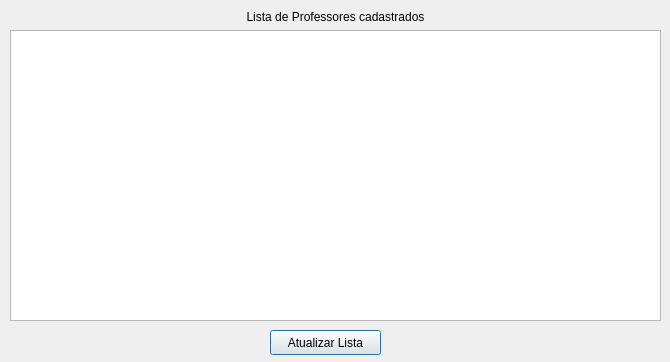
<?xml version="1.0" encoding="UTF-8"?>
<ui version="4.0">
 <class>formlistaprofessores</class>
 <widget class="QDialog" name="formlistaprofessores">
  <property name="geometry">
   <rect>
    <x>0</x>
    <y>0</y>
    <width>670</width>
    <height>362</height>
   </rect>
  </property>
  <property name="windowTitle">
   <string>Dialog</string>
  </property>
  <widget class="QWidget" name="layoutWidget">
   <property name="geometry">
    <rect>
     <x>10</x>
     <y>10</y>
     <width>651</width>
     <height>311</height>
    </rect>
   </property>
   <layout class="QVBoxLayout" name="verticalLayout">
    <item>
     <widget class="QLabel" name="label_2">
      <property name="text">
       <string>Lista de Professores cadastrados</string>
      </property>
      <property name="alignment">
       <set>Qt::AlignCenter</set>
      </property>
     </widget>
    </item>
    <item>
     <widget class="QTableWidget" name="tableWidget"/>
    </item>
   </layout>
  </widget>
  <widget class="QPushButton" name="pushButton">
   <property name="geometry">
    <rect>
     <x>270</x>
     <y>330</y>
     <width>111</width>
     <height>25</height>
    </rect>
   </property>
   <property name="text">
    <string>Atualizar Lista</string>
   </property>
  </widget>
 </widget>
 <resources/>
 <connections/>
</ui>
